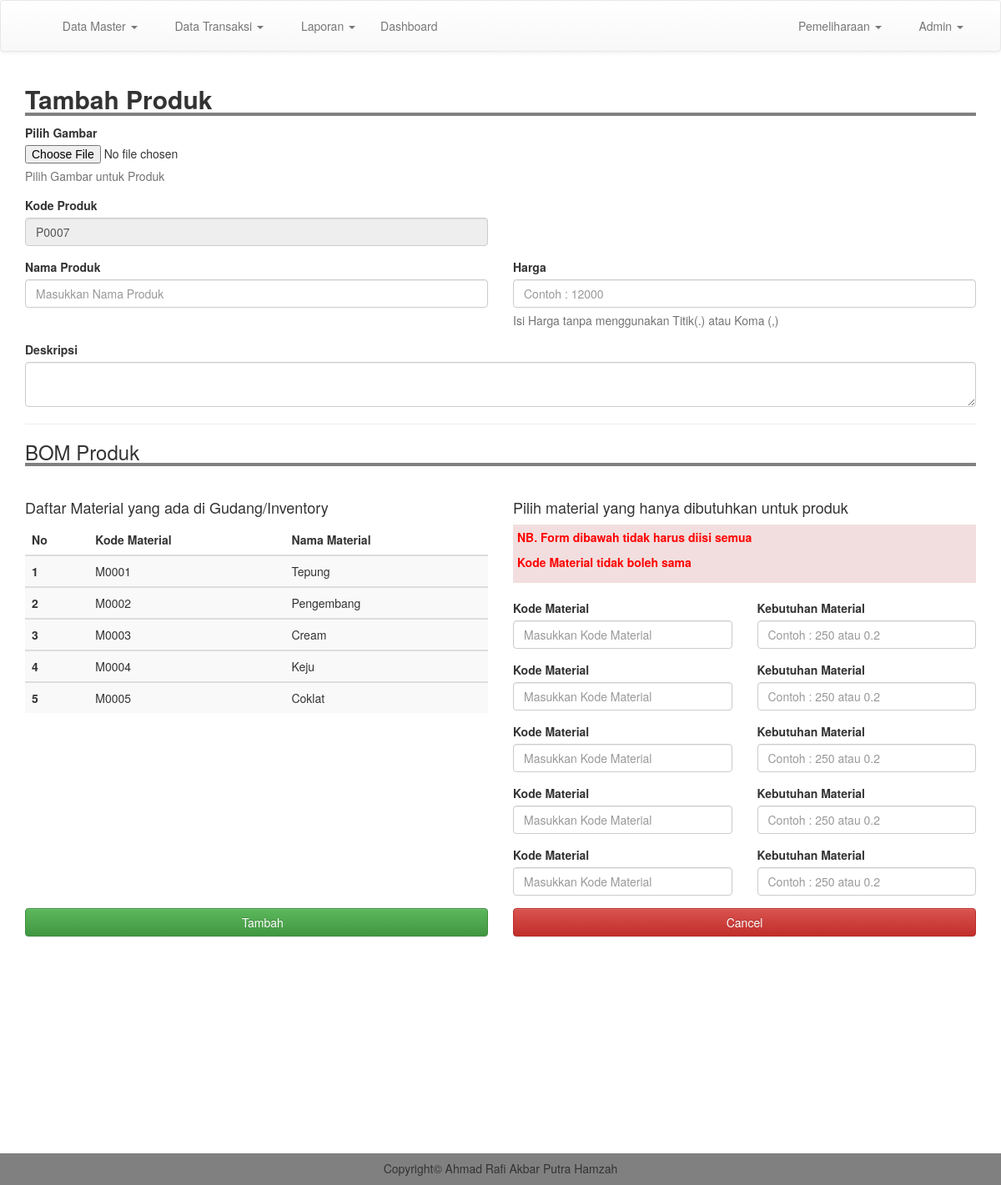
Screenshot of /admin/tm_produk.php (signed in) with the database file from the repository.
### tables this page shows
CREATE TABLE `produk` (
  `kode_produk` varchar(100) NOT NULL,
  `nama` varchar(100) NOT NULL,
  `image` text NOT NULL,
  `deskripsi` text NOT NULL,
  `harga` int(11) NOT NULL
);

CREATE TABLE `inventory` (
  `kode_bk` varchar(100) NOT NULL,
  `nama` varchar(200) NOT NULL,
  `qty` varchar(200) NOT NULL,
  `satuan` varchar(200) NOT NULL,
  `harga` int(11) NOT NULL,
  `tanggal` date NOT NULL
);

### admin/tm_produk.php (the view, shortened to what this page needs)
<?php
include 'header.php';
$kode = mysqli_query($conn, "SELECT kode_produk from produk order by kode_produk desc");
$data = mysqli_fetch_assoc($kode);
$num = substr($data['kode_produk'], 1, 4);
$add = (int) $num + 1;
if(strlen($add) == 1){
	$format = "P000".$add;
}else if(strlen($add) == 2){
	$format = "P00".$add;
}
else if(strlen($add) == 3){
	$format = "P0".$add;
}else{
	$format = "P".$add;
}
?>
<div class="container">
	<h2 style=" width: 100%; border-bottom: 4px solid gray"><b>Tambah Produk</b></h2>
	<form action="proses/tm_produk.php" method="POST" enctype="multipart/form-data">
		<div class="form-group">
			<label for="exampleInputFile">Pilih Gambar </label>
			<input type="file" id="exampleInputFile" name="files">
			<p class="help-block">Pilih Gambar untuk Produk</p>
		</div>
		<div class="row">
			<div class="col-md-6">
				<div class="form-group">
					<label for="exampleInputEmail1">Kode Produk</label>
					<input type="text" class="form-control" id="exampleInputEmail1" placeholder="Masukkan Nama Produk" disabled value="<?= $format; ?>">
				</div>
			</div>
		</div>
		<div class="row">
			<div class="col-md-6">
				<div class="form-group">
					<label for="exampleInputEmail1">Nama Produk</label>
					<input type="text" class="form-control" id="exampleInputEmail1" placeholder="Masukkan Nama Produk" name="nama">
				</div>
			</div>
			<div class="col-md-6">
				<div class="form-group">
					<label for="exampleInputEmail1">Harga</label>
					<input type="number" class="form-control" id="exampleInputEmail1" placeholder="Contoh : 12000" name="harga">
					<p class="help-block">Isi Harga tanpa menggunakan Titik(.) atau Koma (,)</p>
				</div>
			</div>
		</div>
		<div class="form-group">
			<label for="exampleInputPassword1">Deskripsi</label>
			<textarea name="desk" class="form-control" va>
			</textarea>
		</div>
		<hr>
		<h3 style=" width: 100%; border-bottom: 4px solid gray">BOM Produk</h3>
		<br>
		<div class="row">
			<div class="col-md-6">
				<h4>Daftar Material yang ada di Gudang/Inventory</h4>
				<table class="table table-striped ">
					<thead>
						<tr>
							<th scope="col">No</th>
							<th scope="col">Kode Material</th>
							<th scope="col">Nama Material</th>
						</tr>
					</thead>
					<?php
					$result2 = mysqli_query($conn, "SELECT * FROM inventory order by kode_bk asc");
					$no2 =1;
					while ($row2 = mysqli_fetch_assoc($result2)) {
						?>
						<tbody>
							<tr>
								<th scope="row"><?= $no2;  ?></th>
								<td><?= $row2['kode_bk']; ?></td>
								<td><?= $row2['nama']; ?></td>
							</tr>
						</tbody>
						<?php
						$no2++;
					}
					?>
				</table>
			</div>
			<div class="col-md-6">
				<h4>Pilih material yang hanya dibutuhkan untuk produk</h4>
				<div class="bg-danger" style="padding: 5px;">
				<p style="color: red; font-weight: bold;">NB. Form dibawah tidak harus diisi semua</p>
				<p style="color: red; font-weight: bold;">Kode Material tidak boleh sama</p>
				</div>
				<br>
				<?php
				$result3 = mysqli_query($conn, "SELECT * FROM inventory");
				$jml = mysqli_num_rows($result3);
				$no3 = 1	;
				while ($no3 <= $jml) {
					?>
					<div class="row">
						<div class="col-md-6">
							<div class="form-group">
								<label for="exampleInputPassword1">Kode Material</label>
								<input type="text" name="material[]" class="form-control" placeholder="Masukkan Kode Material">
							</div>
						</div>
						<div class="col-md-6">
							<div class="form-group">
								<label >Kebutuhan Material</label>
								<input type="text" class="form-control"placeholder="Contoh : 250 atau 0.2" name="keb[]">
							</div>
						</div>
					</div>
					<?php
					$no3++;
				}
				?>
			</div>
		</div>
				<div class="row">
			<div class="col-md-6">
				<button type="submit"  class="btn btn-success btn-block" ><i class="glyphicon glyphicon-plus-sign"></i> Tambah</button>
			</div>
			<div class="col-md-6">
				<a href="m_produk.php" class="btn btn-danger btn-block">Cancel</a>
			</div>
		</div>
		<br>
	</div>
<br>
<br>
<br>
<br>
<br>
<br>
<br>
<br>
<br>
<br>
<br>
<br>
<?php
include 'footer.php';
?>

### css/style.css (style rules this page uses)
body { margin:0; padding: 0; }

### rows the page displays
produk: kode_produk "P0007"
inventory: kode_bk "M0001", nama "Tepung"
inventory: kode_bk "M0002", nama "Pengembang"
inventory: kode_bk "M0003", nama "Cream"
inventory: kode_bk "M0004", nama "Keju"
inventory: kode_bk "M0005", nama "Coklat"
